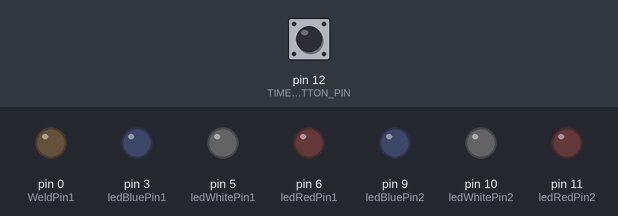
Recording of a sketch running on a simulated Arduino Nano, built with avr-gcc and run on an emulated ATmega328P. Parts: output pins drawn as LEDs (lit = HIGH). The test bench sets the inputs (shaded band); at power-on: pin 12 (TIMER_OR_BUTTON_PIN) LOW. Random numbers use the default seed unless the sketch sets one.

Above: at 0.1 s.
At 30.26 s:
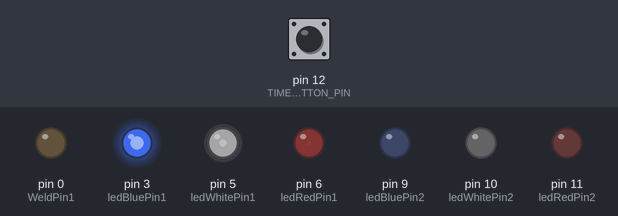
At 32.22 s:
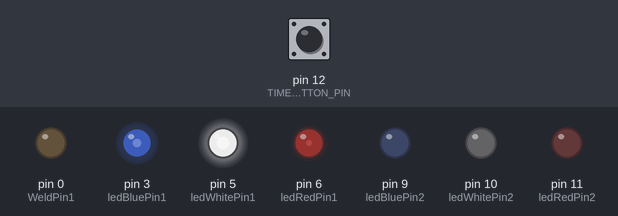
At 34.43 s:
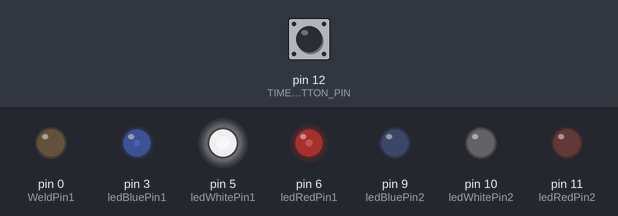
At 36.41 s:
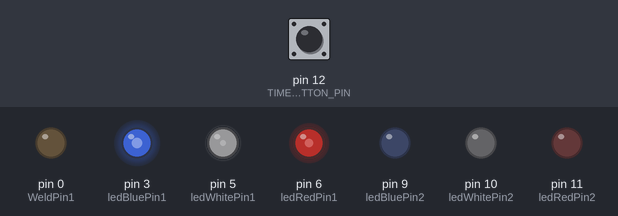
At 38.29 s:
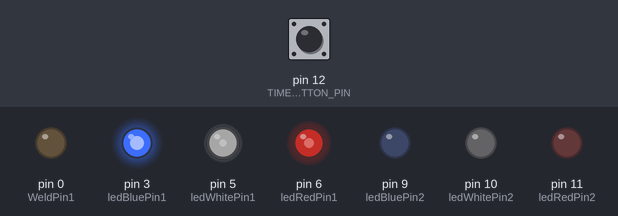
Timing chart, 0 to 40.0 s (numbered marks = the images above):
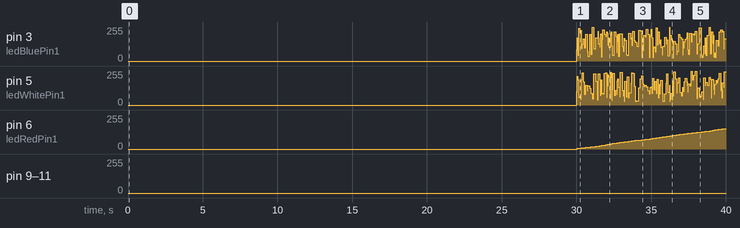

Measured:
- by itself, pin 6 (ledRedPin1): moves from 0/255 to 153/255 over 9.9 s

The sketch:

Arc_Welder.ino
```cpp
// (licence header left out)
// Definition of input pins
const int TOUCH_BUTTON_PIN = 2;  // Input pin for touch state
const int TIMER_OR_BUTTON_PIN = 12;  // Timer or Button activated
// Definition of output pins for Nano
int ledBluePin1 = 3; // Output Blue LED 1
int ledWhitePin1 = 5; // Output White LED 1
int ledRedPin1 = 6; // Output Red LED PWM Pin 1
int ledBluePin2 = 9; // Output Blue LED 2
int ledWhitePin2 = 10; // Output White LED 2
int ledRedPin2 = 11; // Output Red LED PWM Pin 2
int WeldPin1 = 0;
int WeldPin2 = 0;
int GlowPin = 0;
// Definition of the output value for the welding light
byte flicker0 = 0;
byte flicker2 = 0;
byte adjustw = 0;
byte adjusty = 0;
byte adjustmax = 15;
byte adjustmin = 2;
byte ledflickermin = 25;
byte ledflickermax = 255;
byte ledflickermin1 = 25;
byte ledflickermax1 = 255;
byte ledflickermin2 = 25;
byte ledflickermax2 = 255;
// Definition of flicker Time
byte leddelay = 0;
byte leddelaymin = 15;
byte leddelaymax = 125;
// Definition of how many flicker before break
long flickertimes = 0;
long flickertimesmin = 100;
long flickertimesmax = 255;
// Definition length of break (in milliseconds)
long pause = 0;
long pausemin = 1000;
long pausemax = 3000;
// Definition of the default glow and delay
byte glow  = 1;
byte glowdelay = 15;
// Global Variables
int buttonState = 0;             // Variable for reading button
int TorBState = 0;             // Variable for reading Timer or Button pin
long previousMillis_1 = 0;        // will store last time LED was updated
long interval_1 = 30000;           // interval at which to blink (milliseconds)
long previousMillis_2 = 0;        // will store last time LED was updated
long interval_2 = 50000;           // interval at which to blink (milliseconds)

void arc()
{
    flickertimes = random(flickertimesmin, flickertimesmax); // Selects a random value for the number of flicker
    while(flickertimes > 0) // As long as the number of flicker more than 0 is repeat to the end of the while loop
    {
          flicker0 = random(ledflickermin, ledflickermax); // Chooses random flicker value
          analogWrite(WeldPin1, flicker0); // Output Flicker value blue LED
          flicker2 = random(ledflickermin1, ledflickermax1); // Chooses random flicker value
          analogWrite(WeldPin2, flicker2); // Output Flicker value white LED
          ++glow; // Add to Glow level 1
          analogWrite(GlowPin, glow); // Output Glow Red LED
          leddelay = random(leddelaymin, leddelaymax); // Select Random delay
          delay(leddelay); // Wait
          --flickertimes; // Reduces flickering time by a value of 1
    } // End of first  "while" loop
    analogWrite(WeldPin1, 0); // Turns off the blue LED
    analogWrite(WeldPin2, 0); // Turns off the white LED
    while(glow > 0) // As long as the glow is greater than 0, repeat to the end of the while loop
    {
        analogWrite(GlowPin, glow); // Output annealing Red LED
        delay(glowdelay); // Wait
        --glow; // Reduces annealing by 1
    } // End of second "while" Loop
    pause = random(pausemin, pausemax); // Selects random delay for pause between welding operations
    delay (pause); // Waits
    analogWrite(GlowPin, 0); // Output annealing Red LED
}

void setup()
{
pinMode(WeldPin1, OUTPUT);
pinMode(WeldPin2, OUTPUT);
pinMode(GlowPin, OUTPUT);
pinMode(TOUCH_BUTTON_PIN, INPUT);   // Configure button pin as input
pinMode(TIMER_OR_BUTTON_PIN, INPUT);   // Configure timer or button pin as input
}

void loop(){
  TorBState = digitalRead(TIMER_OR_BUTTON_PIN);   // Read the state of the Timer or Button Jumper
  if (TorBState == HIGH) {        // Button Mode Activated
    buttonState = digitalRead(TOUCH_BUTTON_PIN);   // Read the state of the capacitive touch board
    if (buttonState == HIGH) {          // If a touch is detected, start welding
      WeldPin1 = ledBluePin1;
      WeldPin2 = ledWhitePin1;
      GlowPin = ledRedPin1;
      arc();
      delay(pause);
      WeldPin1 = ledBluePin2;
      WeldPin2 = ledWhitePin2;
      GlowPin = ledRedPin2;
      arc();
    }
  }
  else {
    unsigned long currentMillis_1 = millis();
    if(currentMillis_1 - previousMillis_1 > interval_1) {
      previousMillis_1 = currentMillis_1;
      WeldPin1 = ledBluePin1;
      WeldPin2 = ledWhitePin1;
      GlowPin = ledRedPin1;
      arc();
    }
    else {
      analogWrite(WeldPin1, 0); // Turns off the blue LED
      analogWrite(WeldPin2, 0); // Turns off the white LED
      analogWrite(GlowPin, 0); // Turns off the red LED
    }
    unsigned long currentMillis_2 = millis();
    if(currentMillis_2 - previousMillis_2 > interval_2) {
      previousMillis_2 = currentMillis_2;
      WeldPin1 = ledBluePin2;
      WeldPin2 = ledWhitePin2;
      GlowPin = ledRedPin2;
      arc();
    }
    else {
      analogWrite(WeldPin1, 0); // Turns off the blue LED
      analogWrite(WeldPin2, 0); // Turns off the white LED
      analogWrite(GlowPin, 0); // Turns off the red LED
    }
   }
}
```
